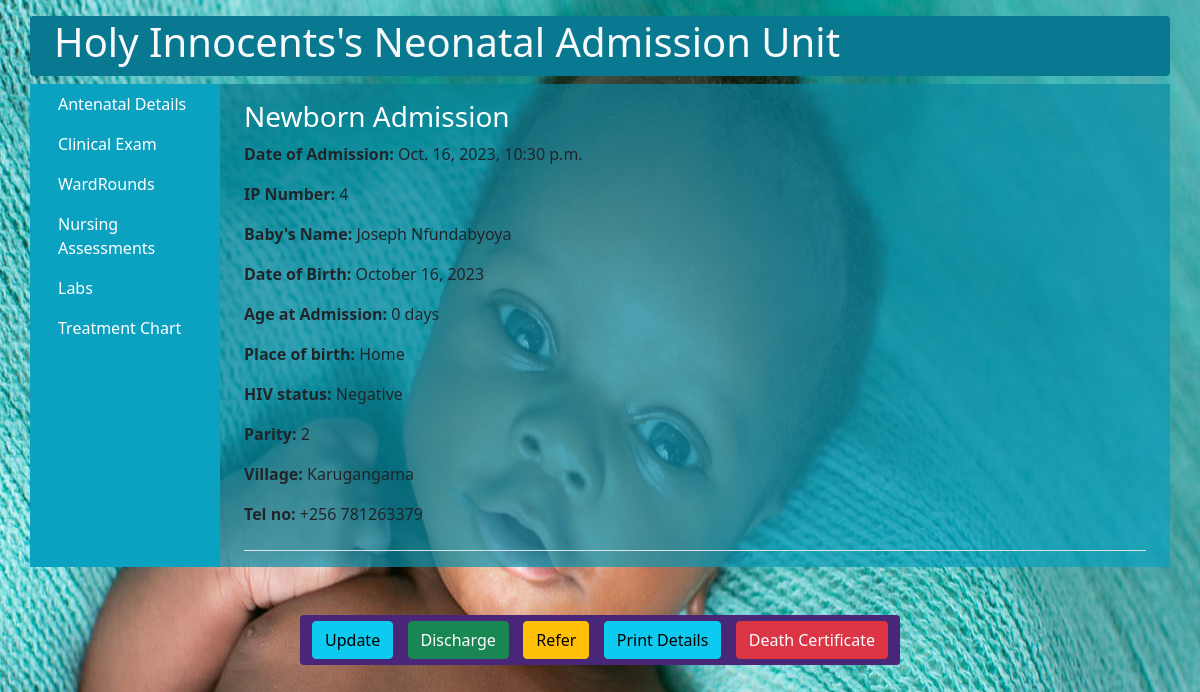
Page /newborn/print/4/ on the committed database.
### newborn/models.py (models this page shows, shortened)
class NewbornAdmission(models.Model):
    PLACE_OF_BIRTH_CHOICES = [
        ('Hospital', 'Hospital'),
        ('Along the road', 'Along the road'),
        ('Home', 'Home'),
    ]
    MODE_OF_DELIVERY_CHOICES = [
        ('SVD', 'SVD (Spontaneous Vaginal Delivery)'),
        ('C/S', 'C/S (Caesarean Section)'),
    ]
    MEANS_OF_TRANSPORT_CHOICES = [
        ('Ambulance', 'Ambulance'),
        ('Public means', 'Public means'),
    ]
    YES_NO_CHOICES = [
        ('Yes', 'Yes'),
        ('No', 'No'),
    ]
    SEX = [
        ('M', 'M'),
        ('F', 'F'),
    ]
    admission_date = models.DateTimeField()
    name = models.CharField(max_length=100)
    sex = models.CharField(max_length=100, choices=SEX)
    birth_weight = models.DecimalField(max_digits=2, decimal_places=1)
    delivery_date = models.DateTimeField()
    place_of_birth = models.CharField(max_length=20, choices=PLACE_OF_BIRTH_CHOICES)
    hospital_name = models.CharField(max_length=100, blank=True, null=True)
    mode_of_delivery = models.CharField(max_length=3, choices=MODE_OF_DELIVERY_CHOICES)
    indication = models.CharField(max_length=100, blank=True, null=True)
    resuscitation_done = models.CharField(max_length=3, choices=YES_NO_CHOICES)
    resuscitation_choices_1 = models.BooleanField(verbose_name='Bag&Mask', default=False, blank=True)
    resuscitation_choices_2 = models.BooleanField(verbose_name='Oxygen', default=False, blank=True)
    referred_in = models.CharField(max_length=3, choices=YES_NO_CHOICES)
    facility_name = models.CharField(max_length=100, blank=True, null=True)
    referral_date_time = models.DateTimeField(blank=True, null=True)
    reason_for_referral = models.CharField(max_length=100, blank=True, null=True)
    means_of_transport = models.CharField(max_length=20, choices=MEANS_OF_TRANSPORT_CHOICES, blank=True, null=True)
    oxygen_transport = models.CharField(max_length=3, choices=YES_NO_CHOICES, blank=True, null=True)
    mother = models.ForeignKey(MotherDetails, on_delete=models.CASCADE, null=True)

class MotherDetails(models.Model):
    name = models.CharField(max_length=50)
    age = models.IntegerField(default=28)
    blood_group = models.CharField(max_length=50, choices=BLOOD_GROUP)
    parity = models.CharField(max_length=100)
    number_of_living_children = models.CharField(max_length=100)
    hiv_status = models.CharField(max_length=50, choices=HIV_STATUS)
    level_of_education = models.CharField(max_length=50, choices=LEVEL_OF_EDUCATION)
    occupation = models.CharField(max_length=50, choices=OCCUPATION)
    location = models.ForeignKey(MotherLocation, on_delete=models.CASCADE, null=True)

class MotherLocation(models.Model):
    country = models.CharField(max_length=100)
    district = models.ForeignKey(District, on_delete=models.CASCADE)
    county_municipality = models.ForeignKey(CountyMunicipality, on_delete=models.CASCADE)
    subcounty = models.ForeignKey(Subcounty, on_delete=models.CASCADE)
    parish = models.ForeignKey(Parish, on_delete=models.CASCADE)
    village = models.ForeignKey(Village, on_delete=models.CASCADE)
    nin_no = models.CharField(max_length=100, default='CMX10000000')
    contact = models.CharField(max_length=100, default='+256 ')

class Village(models.Model):
    parish = models.ForeignKey(Parish, on_delete=models.CASCADE, null=True)
    name = models.CharField(max_length=100)
    def __str__(self):
        return self.name

### newborn/views.py (the view)
# urls.py: path('newborn/print/<int:pk>/', views.print_detail, name='clerkship-page'),
def print_detail(request, pk):
    newborn = NewbornAdmission.objects.get(pk=pk)
    age_delta = newborn.admission_date.date() - newborn.delivery_date.date()
    age_days = age_delta.days
    context = {
            'newborn': newborn,
            'age_days': age_days,
    }
    return render(request, 'newborn/details.html', context)

### newborn/templates/newborn/details.html (shortened to what this page needs)
{% load static %}
{% load bootstrap5 %}
<!DOCTYPE html>
<html lang="en">
<head>
    <link rel="stylesheet" type="text/css" href="{% static 'css/main.css' %}">
    <link rel="stylesheet" type="text/css" href="{% static 'bootstrap/css/bootstrap.min.css' %}">
</head>
<body class="print_bg">
    <nav class="container navbar navbar-expand-md navbar-light bottomnavbar text-light justify-text-center mb-2 mt-3 rounded" style="height: 60px;">
        <div class="container">
            <ul class="ml-5 nav navbar-nav navbar-center">
                <li>
                    <h1 class="text-center">Holy Innocents's Neonatal Admission Unit<h1>
                </li>
            </ul>
        </div>
     </nav>
    <div class="container">
        <div class="row">
            <nav class="col-md-2 d-none d-md-block tablenavbar sidebar">
                <div class="sidebar-sticky">
                    <ul class="nav flex-column">
 			<li class="nav-item">
                            <a class="nav-link text-white" href="{% url 'mothers_antenatal_details' pk=newborn.id %}">Antenatal Details</a>
                        </li>
                        <li class="nav-item">
                            <a class="nav-link text-white" href="{% url 'clinical-exam' pk=newborn.id %}">Clinical Exam</a>
                        </li>
                        <li class="nav-item">
                            <a class="nav-link text-white" href="#">WardRounds</a>
                        </li>
                        <li class="nav-item">
                            <a class="nav-link text-white" href="#">Nursing Assessments</a>
                        </li>
                        <li class="nav-item">
				<a class="nav-link text-white" href="{% url 'lab-request' newborn.pk %}">Labs</a>
                        </li>
			<li class="nav-item">
				<a class="nav-link text-white" href="{% url 'patient_treatment_chart' newborn.pk %}">Treatment Chart</a>
			</li>
                     </ul>
                 </div>
              </nav>
              <main role="main" class="col-md-9 ml-sm-auto col-lg-10 px-4 gradient_print">
                <div class="justify-content-between flex-wrap flex-md-nowrap align-items-center pt-3 pb-2 mb-3 border-bottom">
                    <h3 class="text-white">Newborn Admission</h3>
                    <p><b>Date of Admission:</b> {{ newborn.admission_date}}</p>
                    <p><b>IP Number:</b> {{ newborn.pk }} </p>
                    <p><b>Baby's Name:</b> {{ newborn.name}}</p>
                    <p><b>Date of Birth:</b> {{ newborn.delivery_date|date:"F j, Y" }}</p>
                    <p><b>Age at Admission:</b> {{ age_days }} days</p>
                    <p><b>Place of birth:</b> {{ newborn.place_of_birth}}</p>
                    <p><b>HIV status:</b> {{ newborn.mother.hiv_status}}</p>
                    <p><b>Parity:</b> {{ newborn.mother.parity}}</p>
                    <p><b>Village:</b> {{ newborn.mother.location.village}}</p>
                    <p><b>Tel no:</b> {{ newborn.mother.location.contact}} </p></div>
                 </div>
            </div>
        <div class="container mt-5 mb-2 justify-content-center rounded" style="height: 50px; width: 600px; background-color: #4A2678;">
  <div class="d-flex justify-content-between align-items-center h-100">
    <a class="btn btn-info" href="{% url 'update-details' pk=newborn.id  %}" role="button">Update</a>
    <a class="btn btn-success" href="{% url 'discharge' pk=newborn.id %}" role="button">Discharge</a>
    <a class="btn btn-warning" href="#" role="button">Refer</a>
    <a class="btn btn-info" href="{% url 'more-details' newborn.pk %}" role="button">Print Details</a>
    <a class="btn btn-danger" href="#" role="button">Death Certificate</a>
  </div>
</div>
</body>
</html>

### newborn/static/css/main.css (style rules this page uses)
body.print_bg { background-image: url("/static/images/black_baby_216852618.jpeg"); background-repeat: no-repeat; background-size: 100% 100%; background-attachment: fixed; }
.gradient_print { background-image: linear-gradient(to bottom right, rgba(8, 121, 144, 0.7), rgba(10, 162, 192, 0.7)); }
.bottomnavbar { background:#087990 !important; }
.tablenavbar { background:#0AA2C0 !important; }

### rows in the picture
NewbornAdmission: admission_date "Oct. 16, 2023, 10:30 p.m.", pk "4", name "Joseph Nfundabyoya", delivery_date "October 16, 2023", place_of_birth "Home", mother.hiv_status "Negative", mother.parity "2", mother.location.village "Karugangama", mother.location.contact "+256 781263379"

### other values in the picture
{{ age_days }} "0"
